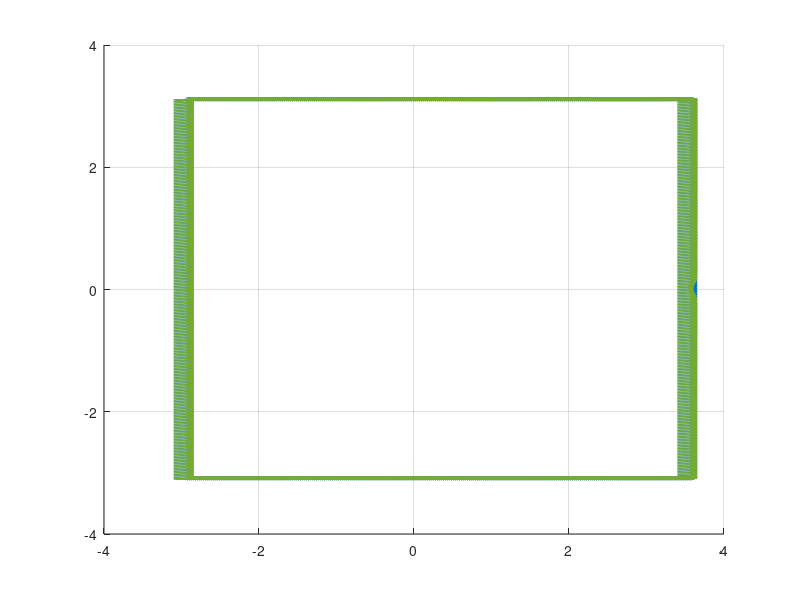

Recreate this plot in MATLAB.
close all ; clear all ; clc


data = load('box1000.dat') ;

x_tol = 0.01 ;
x_out = 3.4 - x_tol ;
y0 = 0.0 ;
sigma = 0.1 ;
du = 0.2 ;

figure ; hold on
quiver(data(:,1),data(:,2),data(:,3),data(:,4))

for i1 = 1 : size(data,1)

  if ( data(i1,1) > x_out ) 

    data(i1,3:4) = data(i1,3:4) * ( 1.0 - du*exp(-(data(i1,2)-y0).^2 ./ sigma^2) ) ;

  end

end

quiver(data(:,1),data(:,2),data(:,3),data(:,4))
grid on

save('box1000-drag.dat','data','-ascii')
